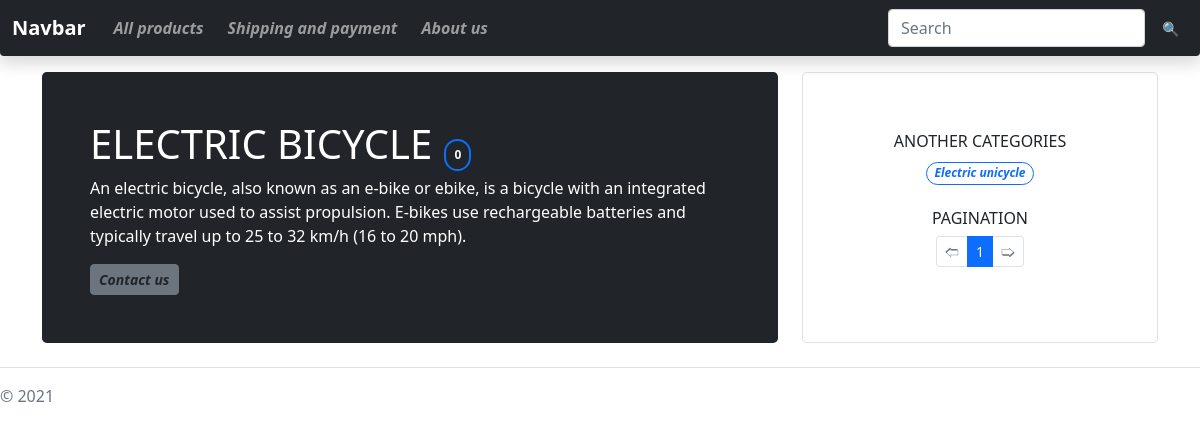
Page /products/electric-bicycle/ on the committed database.
### product/models.py (models this page shows, shortened)
class Category(models.Model):
    title = models.CharField(max_length=50)
    description = models.TextField(max_length=255)
    image = models.ForeignKey(Image, blank=True, on_delete=models.SET_NULL, null=True)
    slug = models.SlugField(null=False, unique=True, blank=True)
    created_at = models.DateTimeField(auto_now_add=True)
    updated_at = models.DateTimeField(auto_now=True)
    def __str__(self):
        return self.title

### product/views.py (the view)
# urls.py: path('products/<slug:category>/', views.CategoryListView.as_view(), name='category-list'),
class CategoryListView(ListView):
    template_name = 'category_product_list.html'
    paginate_by = 3
    def get_queryset(self):
        products = Product.objects.filter(category__slug=self.kwargs['category'], status=True)
        self.kwargs['count'] = products.count()
        return products
    def get_context_data(self, **kwargs):
        context = super().get_context_data(**kwargs)
        context['category'] = Category.objects.get(slug=self.kwargs['category'])
        context['categories_list'] = Category.objects.all().exclude(slug=context['category'].slug)
        context['product_count'] = self.kwargs['count']
        return context

### product/templates/category_product_list.html (shortened to what this page needs)
{% extends 'base.html' %}
{% block category %}
    <section class="container mt-3">
        <div class="row align-items-md-stretch">
            <div class="col-md-8">
                <div class="h-100 p-5 text-white bg-dark rounded-3 d-block">
                    <h1 class="text-uppercase d-inline-block me-2 text-white">{{ category }}</h1>
                    <strong class="badge border border-2 border-primary p-2 text-light rounded-pill">{{ product_count }}</strong>
                    <p>{{ category.description }}</p>
                    <button class="btn btn-sm rounded-2 btn-secondary text-dark" type="button">
                        <i><strong>Contact us</strong></i></button>
                </div>
            </div>
            <div class="col-md-4 mt-3 mt-md-0 mt-lg-0">
                <div class=" justify-content-center d-flex w-100 h-100 align-items-center border rounded-3 p-5">
                    <div class="d-block text-center">
                        <h6 class="text-dark text-uppercase mb-2">Another categories</h6>
                        {% for category in categories_list %}
                            <p class="badge border border-primary rounded-pill mx-1">
                                <a href="{% url 'category-list' category.slug %}" class="text-decoration-none">
                                    <i>{{ category.title }}</i>
                                </a>
                            </p>
                        {% endfor %}
                        <h6 class="text-dark text-uppercase my-2">Pagination</h6>
                        <div aria-label="..." class="justify-content-center d-flex mt-2">
                            {% include 'partials/pagination.html' %}
                        </div>
                    </div>
                </div>
            </div>
        </div>
    </section>
{% endblock %}

### rows in the picture
Category: title "ELECTRIC BICYCLE", description "An electric bicycle, also known as an e-bike or ebike, is a bicycle with an integrated electric motor used to assist propulsion. E-bikes use rechargeable batteries and typically travel up to 25 to 32 km/h (16 to 20 mph)."
Category: title "Electric unicycle"

### other values in the picture
{{ product_count }} "0"
{{ i }} "1"
